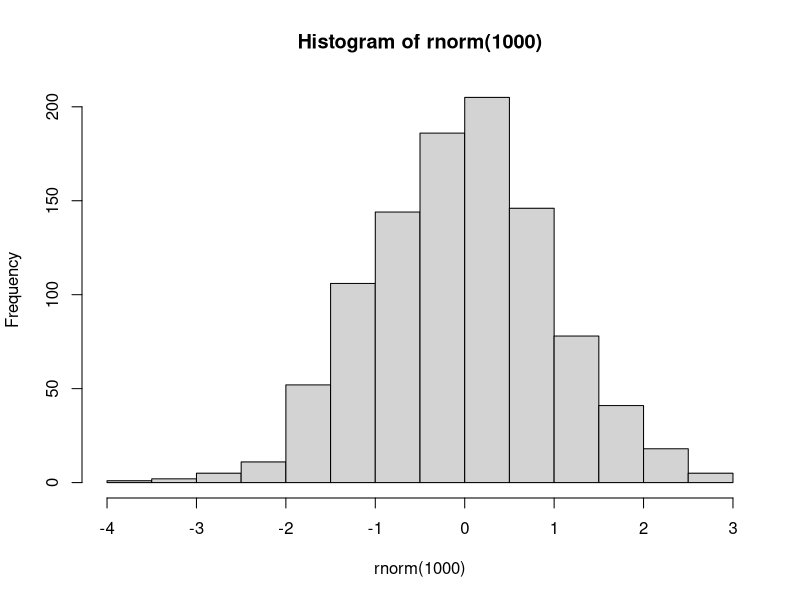

The R source for this figure:
## ---- chunk 1
hist(rnorm(1000))
